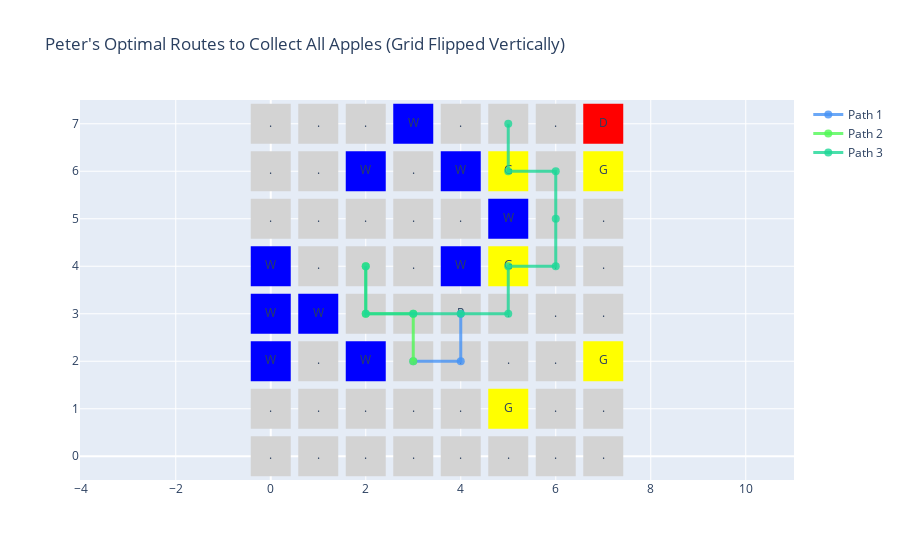

Notebook cell for this chart:
### Code cell
import numpy as np
import random
import plotly.graph_objects as go

# Define the environment (8x8 grid) with multiple apples
environment = np.array([
    ['.','.','.','.','.','.','.','.'],
    ['.','.','.','.','.','G','.','.'],
    ['W','.','W','A','.','.','.','G'],
    ['W','W','.','.','P','.','.','.'],
    ['W','.','A','.','W','G','.','.'],
    ['.','.','.','.','.','W','.','.'],
    ['.','.','W','.','W','G','.','G'],
    ['.','.','.','W','.','A','.','D'],
])

# Rewards for different items in the grid
reward_map = {
    'G': 1,    # Grass - Low reward
    'W': -10,  # Water - Impassable, large negative reward
    'A': 100,  # Apple - Large reward
    'D': -100, # Wolf (danger) - Huge negative penalty (game over)
    '.': -1    # Normal movement penalty
}

# Initial parameters
start_position = tuple(np.argwhere(environment == 'P')[0])  # Starting location of Peter ('P')
alpha = 0.3   # Learning rate
gamma = 0.9   # Discount factor
epsilon = 0.2 # Exploration rate

# Actions: up, down, left, right
actions = ['up', 'down', 'left', 'right']
action_dict = {'up': (-1, 0), 'down': (1, 0), 'left': (0, -1), 'right': (0, 1)}

# Initialize Q-table: dimensions (8x8 grid) x 4 actions
q_table = np.zeros((8, 8, len(actions)))

# Helper function to locate apples
def find_apples(env):
    return [(i, j) for i in range(8) for j in range(8) if env[i, j] == 'A']

# Check if a state is valid (within bounds and not blocked by water)
def is_valid_state(state):
    x, y = state
    return 0 <= x < 8 and 0 <= y < 8 and environment[x, y] != 'W'

# Get reward for a given state
def get_reward(state):
    return reward_map.get(environment[state], -1)

def take_action(state, action):
    dx, dy = action_dict[action]
    new_state = (state[0] + dx, state[1] + dy)
    
    if not is_valid_state(new_state):
        return state, -10  # No movement, negative reward

    # Prevent cycles (moving back and forth)
    if new_state == state:
        return state, -5  # Penalize repeated moves

    return new_state, get_reward(new_state)

# Slow down the epsilon decay
epsilon = max(0.1, epsilon * 0.999)

# Q-Learning algorithm
def q_learning(num_episodes=5000):
    global epsilon
    for episode in range(num_episodes):
        state = start_position
        done = False
        
        while not done:
            if random.uniform(0, 1) < epsilon:
                action = random.choice(actions)
            else:
                action = actions[np.argmax(q_table[state])]

            new_state, reward = take_action(state, action)
           
            best_future_q = np.max(q_table[new_state])
            action_index = actions.index(action)
            q_table[state][action_index] += alpha * (reward + gamma * best_future_q - q_table[state][action_index])
            
            state = new_state

            if environment[state] in ['A', 'D']:
                done = True
        
        epsilon = max(0.1, epsilon * 0.99)

# Train the model for each apple collection
def collect_all_apples(start_position):
    apples = find_apples(environment)  # Find all apple positions
    route = []
    current_position = start_position
    
    while apples:  # Continue until all apples are collected
        q_learning(num_episodes=5000)  # Train Q-learning
        
        # Find optimal route to the nearest apple
        nearest_apple = min(apples, key=lambda a: np.linalg.norm(np.array(a) - np.array(current_position)))
        optimal_route = find_optimal_route(current_position, nearest_apple)
        route.append(optimal_route)
        
        # Update environment (mark apple as collected)
        environment[nearest_apple] = '.'
        apples.remove(nearest_apple)
        
        # Set current position to the newly collected apple
        current_position = nearest_apple
    
    return route

def find_optimal_route(start, goal, max_steps=100):
    state = start
    route = [state]
    steps = 0

    while state != goal and steps < max_steps:
        if not is_valid_state(state):
            break  # Exit if the state is invalid
        action = actions[np.argmax(q_table[state])]
        state, _ = take_action(state, action)
        route.append(state)
        steps += 1
    
    # Return route or None if goal wasn't reached within max_steps
    return route if state == goal else None

# Plot the optimal route using plotly (Flip only the grid, not the routes)
def plot_optimal_route(routes):
    fig = go.Figure()

    # Add environment elements (apples, water, etc.)
    for i in range(8):
        for j in range(8):
            # Flip vertically by replacing i with 7-i
            cell = environment[i, j]
            color = 'lightgray'
            if cell == 'W':
                color = 'blue'
            elif cell == 'A':
                color = 'green'
            elif cell == 'D':
                color = 'red'
            elif cell == 'G':
                color = 'yellow'

            # Flip the grid (i becomes 7-i, but keep j the same)
            fig.add_trace(go.Scatter(
                x=[j], y=[i], mode='markers+text',  # Flip y-coordinate for grid only
                marker=dict(size=40, color=color, symbol='square'),
                text=cell, textposition='middle center',
                showlegend=False
            ))

    # Add paths (unchanged)
    for idx, route in enumerate(routes):
        if route:
            xs, ys = zip(*[(p[1], p[0]) for p in route])  # Do not flip the path
            fig.add_trace(go.Scatter(
                x=xs, y=ys, mode='lines+markers', name=f'Path {idx+1}',
                line=dict(color=f'rgba({random.randint(0,255)}, {random.randint(0,255)}, {random.randint(0,255)}, 0.8)', width=3),
                marker=dict(size=8)
            ))

    fig.update_layout(
        title="Peter's Optimal Routes to Collect All Apples (Grid Flipped Vertically)",
        xaxis=dict(range=[-0.5, 7.5], scaleanchor="y"),
        yaxis=dict(range=[-0.5, 7.5]),
        showlegend=True
    )
    fig.show()

# Collect all apples and plot the final route
routes = collect_all_apples(start_position)
plot_optimal_route(routes)

### Figure 1 — Plotly figure (JSON) as saved in the notebook; plotly's stock layout.template omitted (floating-point values rounded to 4 significant figures)
{"data": [{"marker": {"color": "lightgray", "size": 40, "symbol": "square"}, "mode": "markers+text", "showlegend": false, "text": ".", "textposition": "middle center", "type": "scatter", "x": [0], "y": [0]}, {"marker": {"color": "lightgray", "size": 40, "symbol": "square"}, "mode": "markers+text", "showlegend": false, "text": ".", "textposition": "middle center", "type": "scatter", "x": [1], "y": [0]}, {"marker": {"color": "lightgray", "size": 40, "symbol": "square"}, "mode": "markers+text", "showlegend": false, "text": ".", "textposition": "middle center", "type": "scatter", "x": [2], "y": [0]}, {"marker": {"color": "lightgray", "size": 40, "symbol": "square"}, "mode": "markers+text", "showlegend": false, "text": ".", "textposition": "middle center", "type": "scatter", "x": [3], "y": [0]}, {"marker": {"color": "lightgray", "size": 40, "symbol": "square"}, "mode": "markers+text", "showlegend": false, "text": ".", "textposition": "middle center", "type": "scatter", "x": [4], "y": [0]}, {"marker": {"color": "lightgray", "size": 40, "symbol": "square"}, "mode": "markers+text", "showlegend": false, "text": ".", "textposition": "middle center", "type": "scatter", "x": [5], "y": [0]}, {"marker": {"color": "lightgray", "size": 40, "symbol": "square"}, "mode": "markers+text", "showlegend": false, "text": ".", "textposition": "middle center", "type": "scatter", "x": [6], "y": [0]}, {"marker": {"color": "lightgray", "size": 40, "symbol": "square"}, "mode": "markers+text", "showlegend": false, "text": ".", "textposition": "middle center", "type": "scatter", "x": [7], "y": [0]}, {"marker": {"color": "lightgray", "size": 40, "symbol": "square"}, "mode": "markers+text", "showlegend": false, "text": ".", "textposition": "middle center", "type": "scatter", "x": [0], "y": [1]}, {"marker": {"color": "lightgray", "size": 40, "symbol": "square"}, "mode": "markers+text", "showlegend": false, "text": ".", "textposition": "middle center", "type": "scatter", "x": [1], "y": [1]}, {"marker": {"color": "lightgray", "size": 40, "symbol": "square"}, "mode": "markers+text", "showlegend": false, "text": ".", "textposition": "middle center", "type": "scatter", "x": [2], "y": [1]}, {"marker": {"color": "lightgray", "size": 40, "symbol": "square"}, "mode": "markers+text", "showlegend": false, "text": ".", "textposition": "middle center", "type": "scatter", "x": [3], "y": [1]}, {"marker": {"color": "lightgray", "size": 40, "symbol": "square"}, "mode": "markers+text", "showlegend": false, "text": ".", "textposition": "middle center", "type": "scatter", "x": [4], "y": [1]}, {"marker": {"color": "yellow", "size": 40, "symbol": "square"}, "mode": "markers+text", "showlegend": false, "text": "G", "textposition": "middle center", "type": "scatter", "x": [5], "y": [1]}, {"marker": {"color": "lightgray", "size": 40, "symbol": "square"}, "mode": "markers+text", "showlegend": false, "text": ".", "textposition": "middle center", "type": "scatter", "x": [6], "y": [1]}, {"marker": {"color": "lightgray", "size": 40, "symbol": "square"}, "mode": "markers+text", "showlegend": false, "text": ".", "textposition": "middle center", "type": "scatter", "x": [7], "y": [1]}, {"marker": {"color": "blue", "size": 40, "symbol": "square"}, "mode": "markers+text", "showlegend": false, "text": "W", "textposition": "middle center", "type": "scatter", "x": [0], "y": [2]}, {"marker": {"color": "lightgray", "size": 40, "symbol": "square"}, "mode": "markers+text", "showlegend": false, "text": ".", "textposition": "middle center", "type": "scatter", "x": [1], "y": [2]}, {"marker": {"color": "blue", "size": 40, "symbol": "square"}, "mode": "markers+text", "showlegend": false, "text": "W", "textposition": "middle center", "type": "scatter", "x": [2], "y": [2]}, {"marker": {"color": "lightgray", "size": 40, "symbol": "square"}, "mode": "markers+text", "showlegend": false, "text": ".", "textposition": "middle center", "type": "scatter", "x": [3], "y": [2]}, {"marker": {"color": "lightgray", "size": 40, "symbol": "square"}, "mode": "markers+text", "showlegend": false, "text": ".", "textposition": "middle center", "type": "scatter", "x": [4], "y": [2]}, {"marker": {"color": "lightgray", "size": 40, "symbol": "square"}, "mode": "markers+text", "showlegend": false, "text": ".", "textposition": "middle center", "type": "scatter", "x": [5], "y": [2]}, {"marker": {"color": "lightgray", "size": 40, "symbol": "square"}, "mode": "markers+text", "showlegend": false, "text": ".", "textposition": "middle center", "type": "scatter", "x": [6], "y": [2]}, {"marker": {"color": "yellow", "size": 40, "symbol": "square"}, "mode": "markers+text", "showlegend": false, "text": "G", "textposition": "middle center", "type": "scatter", "x": [7], "y": [2]}, {"marker": {"color": "blue", "size": 40, "symbol": "square"}, "mode": "markers+text", "showlegend": false, "text": "W", "textposition": "middle center", "type": "scatter", "x": [0], "y": [3]}, {"marker": {"color": "blue", "size": 40, "symbol": "square"}, "mode": "markers+text", "showlegend": false, "text": "W", "textposition": "middle center", "type": "scatter", "x": [1], "y": [3]}, {"marker": {"color": "lightgray", "size": 40, "symbol": "square"}, "mode": "markers+text", "showlegend": false, "text": ".", "textposition": "middle center", "type": "scatter", "x": [2], "y": [3]}, {"marker": {"color": "lightgray", "size": 40, "symbol": "square"}, "mode": "markers+text", "showlegend": false, "text": ".", "textposition": "middle center", "type": "scatter", "x": [3], "y": [3]}, {"marker": {"color": "lightgray", "size": 40, "symbol": "square"}, "mode": "markers+text", "showlegend": false, "text": "P", "textposition": "middle center", "type": "scatter", "x": [4], "y": [3]}, {"marker": {"color": "lightgray", "size": 40, "symbol": "square"}, "mode": "markers+text", "showlegend": false, "text": ".", "textposition": "middle center", "type": "scatter", "x": [5], "y": [3]}, {"marker": {"color": "lightgray", "size": 40, "symbol": "square"}, "mode": "markers+text", "showlegend": false, "text": ".", "textposition": "middle center", "type": "scatter", "x": [6], "y": [3]}, {"marker": {"color": "lightgray", "size": 40, "symbol": "square"}, "mode": "markers+text", "showlegend": false, "text": ".", "textposition": "middle center", "type": "scatter", "x": [7], "y": [3]}, {"marker": {"color": "blue", "size": 40, "symbol": "square"}, "mode": "markers+text", "showlegend": false, "text": "W", "textposition": "middle center", "type": "scatter", "x": [0], "y": [4]}, {"marker": {"color": "lightgray", "size": 40, "symbol": "square"}, "mode": "markers+text", "showlegend": false, "text": ".", "textposition": "middle center", "type": "scatter", "x": [1], "y": [4]}, {"marker": {"color": "lightgray", "size": 40, "symbol": "square"}, "mode": "markers+text", "showlegend": false, "text": ".", "textposition": "middle center", "type": "scatter", "x": [2], "y": [4]}, {"marker": {"color": "lightgray", "size": 40, "symbol": "square"}, "mode": "markers+text", "showlegend": false, "text": ".", "textposition": "middle center", "type": "scatter", "x": [3], "y": [4]}, {"marker": {"color": "blue", "size": 40, "symbol": "square"}, "mode": "markers+text", "showlegend": false, "text": "W", "textposition": "middle center", "type": "scatter", "x": [4], "y": [4]}, {"marker": {"color": "yellow", "size": 40, "symbol": "square"}, "mode": "markers+text", "showlegend": false, "text": "G", "textposition": "middle center", "type": "scatter", "x": [5], "y": [4]}, {"marker": {"color": "lightgray", "size": 40, "symbol": "square"}, "mode": "markers+text", "showlegend": false, "text": ".", "textposition": "middle center", "type": "scatter", "x": [6], "y": [4]}, {"marker": {"color": "lightgray", "size": 40, "symbol": "square"}, "mode": "markers+text", "showlegend": false, "text": ".", "textposition": "middle center", "type": "scatter", "x": [7], "y": [4]}, {"marker": {"color": "lightgray", "size": 40, "symbol": "square"}, "mode": "markers+text", "showlegend": false, "text": ".", "textposition": "middle center", "type": "scatter", "x": [0], "y": [5]}, {"marker": {"color": "lightgray", "size": 40, "symbol": "square"}, "mode": "markers+text", "showlegend": false, "text": ".", "textposition": "middle center", "type": "scatter", "x": [1], "y": [5]}, {"marker": {"color": "lightgray", "size": 40, "symbol": "square"}, "mode": "markers+text", "showlegend": false, "text": ".", "textposition": "middle center", "type": "scatter", "x": [2], "y": [5]}, {"marker": {"color": "lightgray", "size": 40, "symbol": "square"}, "mode": "markers+text", "showlegend": false, "text": ".", "textposition": "middle center", "type": "scatter", "x": [3], "y": [5]}, {"marker": {"color": "lightgray", "size": 40, "symbol": "square"}, "mode": "markers+text", "showlegend": false, "text": ".", "textposition": "middle center", "type": "scatter", "x": [4], "y": [5]}, {"marker": {"color": "blue", "size": 40, "symbol": "square"}, "mode": "markers+text", "showlegend": false, "text": "W", "textposition": "middle center", "type": "scatter", "x": [5], "y": [5]}, {"marker": {"color": "lightgray", "size": 40, "symbol": "square"}, "mode": "markers+text", "showlegend": false, "text": ".", "textposition": "middle center", "type": "scatter", "x": [6], "y": [5]}, {"marker": {"color": "lightgray", "size": 40, "symbol": "square"}, "mode": "markers+text", "showlegend": false, "text": ".", "textposition": "middle center", "type": "scatter", "x": [7], "y": [5]}, {"marker": {"color": "lightgray", "size": 40, "symbol": "square"}, "mode": "markers+text", "showlegend": false, "text": ".", "textposition": "middle center", "type": "scatter", "x": [0], "y": [6]}, {"marker": {"color": "lightgray", "size": 40, "symbol": "square"}, "mode": "markers+text", "showlegend": false, "text": ".", "textposition": "middle center", "type": "scatter", "x": [1], "y": [6]}, {"marker": {"color": "blue", "size": 40, "symbol": "square"}, "mode": "markers+text", "showlegend": false, "text": "W", "textposition": "middle center", "type": "scatter", "x": [2], "y": [6]}, {"marker": {"color": "lightgray", "size": 40, "symbol": "square"}, "mode": "markers+text", "showlegend": false, "text": ".", "textposition": "middle center", "type": "scatter", "x": [3], "y": [6]}, {"marker": {"color": "blue", "size": 40, "symbol": "square"}, "mode": "markers+text", "showlegend": false, "text": "W", "textposition": "middle center", "type": "scatter", "x": [4], "y": [6]}, {"marker": {"color": "yellow", "size": 40, "symbol": "square"}, "mode": "markers+text", "showlegend": false, "text": "G", "textposition": "middle center", "type": "scatter", "x": [5], "y": [6]}, {"marker": {"color": "lightgray", "size": 40, "symbol": "square"}, "mode": "markers+text", "showlegend": false, "text": ".", "textposition": "middle center", "type": "scatter", "x": [6], "y": [6]}, {"marker": {"color": "yellow", "size": 40, "symbol": "square"}, "mode": "markers+text", "showlegend": false, "text": "G", "textposition": "middle center", "type": "scatter", "x": [7], "y": [6]}, {"marker": {"color": "lightgray", "size": 40, "symbol": "square"}, "mode": "markers+text", "showlegend": false, "text": ".", "textposition": "middle center", "type": "scatter", "x": [0], "y": [7]}, {"marker": {"color": "lightgray", "size": 40, "symbol": "square"}, "mode": "markers+text", "showlegend": false, "text": ".", "textposition": "middle center", "type": "scatter", "x": [1], "y": [7]}, {"marker": {"color": "lightgray", "size": 40, "symbol": "square"}, "mode": "markers+text", "showlegend": false, "text": ".", "textposition": "middle center", "type": "scatter", "x": [2], "y": [7]}, {"marker": {"color": "blue", "size": 40, "symbol": "square"}, "mode": "markers+text", "showlegend": false, "text": "W", "textposition": "middle center", "type": "scatter", "x": [3], "y": [7]}, {"marker": {"color": "lightgray", "size": 40, "symbol": "square"}, "mode": "markers+text", "showlegend": false, "text": ".", "textposition": "middle center", "type": "scatter", "x": [4], "y": [7]}, {"marker": {"color": "lightgray", "size": 40, "symbol": "square"}, "mode": "markers+text", "showlegend": false, "text": ".", "textposition": "middle center", "type": "scatter", "x": [5], "y": [7]}, {"marker": {"color": "lightgray", "size": 40, "symbol": "square"}, "mode": "markers+text", "showlegend": false, "text": ".", "textposition": "middle center", "type": "scatter", "x": [6], "y": [7]}, {"marker": {"color": "red", "size": 40, "symbol": "square"}, "mode": "markers+text", "showlegend": false, "text": "D", "textposition": "middle center", "type": "scatter", "x": [7], "y": [7]}, {"line": {"color": "rgba(70, 147, 245, 0.8)", "width": 3}, "marker": {"size": 8}, "mode": "lines+markers", "name": "Path 1", "type": "scatter", "x": [4, 4, 3], "y": [3, 2, 2]}, {"line": {"color": "rgba(81, 248, 85, 0.8)", "width": 3}, "marker": {"size": 8}, "mode": "lines+markers", "name": "Path 2", "type": "scatter", "x": [3, 3, 2, 2], "y": [2, 3, 3, 4]}, {"line": {"color": "rgba(29, 216, 151, 0.8)", "width": 3}, "marker": {"size": 8}, "mode": "lines+markers", "name": "Path 3", "type": "scatter", "x": [2, 2, 3, 4, 5, 5, 6, 6, 6, 5, 5], "y": [4, 3, 3, 3, 3, 4, 4, 5, 6, 6, 7]}], "layout": {"showlegend": true, "title": {"text": "Peter's Optimal Routes to Collect All Apples (Grid Flipped Vertically)"}, "xaxis": {"range": [-0.5, 7.5], "scaleanchor": "y"}, "yaxis": {"range": [-0.5, 7.5]}}}
